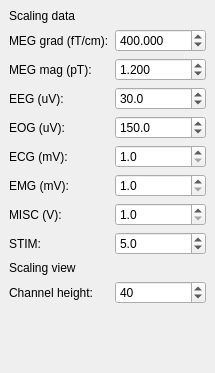
<?xml version="1.0" encoding="UTF-8"?>
<ui version="4.0">
 <class>ScaleWindow</class>
 <widget class="QDockWidget" name="ScaleWindow">
  <property name="geometry">
   <rect>
    <x>0</x>
    <y>0</y>
    <width>197</width>
    <height>373</height>
   </rect>
  </property>
  <property name="allowedAreas">
   <set>Qt::LeftDockWidgetArea|Qt::RightDockWidgetArea</set>
  </property>
  <property name="windowTitle">
   <string>Scaling</string>
  </property>
  <widget class="QWidget" name="dockWidgetContents">
   <layout class="QGridLayout" name="gridLayout_2">
    <item row="0" column="0">
     <layout class="QGridLayout" name="gridLayout">
      <item row="6" column="0">
       <widget class="QLabel" name="m_label_EMG">
        <property name="text">
         <string>EMG (mV):</string>
        </property>
       </widget>
      </item>
      <item row="9" column="0" colspan="2">
       <widget class="QLabel" name="label">
        <property name="text">
         <string>Scaling view</string>
        </property>
       </widget>
      </item>
      <item row="4" column="1">
       <widget class="QDoubleSpinBox" name="m_doubleSpinBox_EOG">
        <property name="locale">
         <locale language="English" country="UnitedStates"/>
        </property>
        <property name="decimals">
         <number>1</number>
        </property>
        <property name="minimum">
         <double>1.000000000000000</double>
        </property>
        <property name="maximum">
         <double>100000.000000000000000</double>
        </property>
        <property name="singleStep">
         <double>10.000000000000000</double>
        </property>
        <property name="value">
         <double>150.000000000000000</double>
        </property>
       </widget>
      </item>
      <item row="3" column="1">
       <widget class="QDoubleSpinBox" name="m_doubleSpinBox_EEG">
        <property name="locale">
         <locale language="English" country="UnitedStates"/>
        </property>
        <property name="decimals">
         <number>1</number>
        </property>
        <property name="minimum">
         <double>1.000000000000000</double>
        </property>
        <property name="maximum">
         <double>100000.000000000000000</double>
        </property>
        <property name="singleStep">
         <double>1.000000000000000</double>
        </property>
        <property name="value">
         <double>30.000000000000000</double>
        </property>
       </widget>
      </item>
      <item row="6" column="1">
       <widget class="QDoubleSpinBox" name="m_doubleSpinBox_EMG">
        <property name="locale">
         <locale language="English" country="UnitedStates"/>
        </property>
        <property name="decimals">
         <number>1</number>
        </property>
        <property name="minimum">
         <double>1.000000000000000</double>
        </property>
        <property name="maximum">
         <double>100000.000000000000000</double>
        </property>
        <property name="singleStep">
         <double>10.000000000000000</double>
        </property>
        <property name="value">
         <double>1.000000000000000</double>
        </property>
       </widget>
      </item>
      <item row="2" column="0">
       <widget class="QLabel" name="m_label_MEG_mag">
        <property name="text">
         <string>MEG mag (pT):</string>
        </property>
       </widget>
      </item>
      <item row="1" column="0">
       <widget class="QLabel" name="m_label_MEG_grad">
        <property name="text">
         <string>MEG grad (fT/cm):</string>
        </property>
       </widget>
      </item>
      <item row="5" column="0">
       <widget class="QLabel" name="m_label_ECG">
        <property name="text">
         <string>ECG (mV):</string>
        </property>
       </widget>
      </item>
      <item row="2" column="1">
       <widget class="QDoubleSpinBox" name="m_doubleSpinBox_MEG_mag">
        <property name="locale">
         <locale language="English" country="UnitedStates"/>
        </property>
        <property name="decimals">
         <number>3</number>
        </property>
        <property name="minimum">
         <double>0.100000000000000</double>
        </property>
        <property name="maximum">
         <double>100000.000000000000000</double>
        </property>
        <property name="singleStep">
         <double>0.100000000000000</double>
        </property>
        <property name="value">
         <double>1.200000000000000</double>
        </property>
       </widget>
      </item>
      <item row="0" column="0" colspan="2">
       <widget class="QLabel" name="label_9">
        <property name="sizePolicy">
         <sizepolicy hsizetype="Preferred" vsizetype="Fixed">
          <horstretch>0</horstretch>
          <verstretch>0</verstretch>
         </sizepolicy>
        </property>
        <property name="text">
         <string>Scaling data</string>
        </property>
       </widget>
      </item>
      <item row="4" column="0">
       <widget class="QLabel" name="m_label_EOG">
        <property name="text">
         <string>EOG (uV):</string>
        </property>
       </widget>
      </item>
      <item row="3" column="0">
       <widget class="QLabel" name="m_label_EEG">
        <property name="text">
         <string>EEG (uV):</string>
        </property>
       </widget>
      </item>
      <item row="7" column="0">
       <widget class="QLabel" name="m_label_MISC">
        <property name="text">
         <string>MISC (V):</string>
        </property>
       </widget>
      </item>
      <item row="5" column="1">
       <widget class="QDoubleSpinBox" name="m_doubleSpinBox_ECG">
        <property name="locale">
         <locale language="English" country="UnitedStates"/>
        </property>
        <property name="decimals">
         <number>1</number>
        </property>
        <property name="minimum">
         <double>1.000000000000000</double>
        </property>
        <property name="maximum">
         <double>100000.000000000000000</double>
        </property>
        <property name="singleStep">
         <double>10.000000000000000</double>
        </property>
        <property name="value">
         <double>1.000000000000000</double>
        </property>
       </widget>
      </item>
      <item row="7" column="1">
       <widget class="QDoubleSpinBox" name="m_doubleSpinBox_MISC">
        <property name="locale">
         <locale language="English" country="UnitedStates"/>
        </property>
        <property name="decimals">
         <number>1</number>
        </property>
        <property name="minimum">
         <double>1.000000000000000</double>
        </property>
        <property name="maximum">
         <double>100000.000000000000000</double>
        </property>
        <property name="value">
         <double>1.000000000000000</double>
        </property>
       </widget>
      </item>
      <item row="8" column="1">
       <widget class="QDoubleSpinBox" name="m_doubleSpinBox_STIM">
        <property name="locale">
         <locale language="English" country="UnitedStates"/>
        </property>
        <property name="decimals">
         <number>1</number>
        </property>
        <property name="minimum">
         <double>1.000000000000000</double>
        </property>
        <property name="maximum">
         <double>100000.000000000000000</double>
        </property>
        <property name="value">
         <double>5.000000000000000</double>
        </property>
       </widget>
      </item>
      <item row="1" column="1">
       <widget class="QDoubleSpinBox" name="m_doubleSpinBox_MEG_grad">
        <property name="locale">
         <locale language="English" country="UnitedStates"/>
        </property>
        <property name="buttonSymbols">
         <enum>QAbstractSpinBox::UpDownArrows</enum>
        </property>
        <property name="accelerated">
         <bool>true</bool>
        </property>
        <property name="showGroupSeparator" stdset="0">
         <bool>false</bool>
        </property>
        <property name="decimals">
         <number>3</number>
        </property>
        <property name="minimum">
         <double>40.000000000000000</double>
        </property>
        <property name="maximum">
         <double>100000.000000000000000</double>
        </property>
        <property name="singleStep">
         <double>20.000000000000000</double>
        </property>
        <property name="value">
         <double>400.000000000000000</double>
        </property>
       </widget>
      </item>
      <item row="8" column="0">
       <widget class="QLabel" name="m_label_STIM">
        <property name="text">
         <string>STIM:</string>
        </property>
       </widget>
      </item>
      <item row="10" column="0">
       <widget class="QLabel" name="label_2">
        <property name="text">
         <string>Channel height:</string>
        </property>
       </widget>
      </item>
      <item row="10" column="1">
       <widget class="QSpinBox" name="m_SpinBox_channelHeight">
        <property name="locale">
         <locale language="English" country="UnitedStates"/>
        </property>
        <property name="minimum">
         <number>2</number>
        </property>
        <property name="maximum">
         <number>4000</number>
        </property>
        <property name="value">
         <number>40</number>
        </property>
       </widget>
      </item>
     </layout>
    </item>
    <item row="1" column="0">
     <spacer name="verticalSpacer">
      <property name="orientation">
       <enum>Qt::Vertical</enum>
      </property>
      <property name="sizeHint" stdset="0">
       <size>
        <width>20</width>
        <height>40</height>
       </size>
      </property>
     </spacer>
    </item>
   </layout>
  </widget>
 </widget>
 <resources/>
 <connections/>
</ui>
